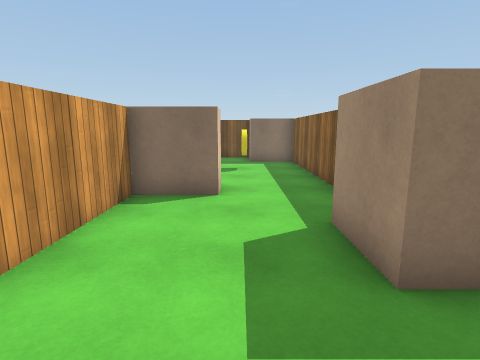
view 1 (above)

18 first-person views from a walk through a 3-D level made in the Unity game engine. The camera is 1.5 m above the floor, tilts 10° down and sees 80° across. The floor is counted in squares, 1 m on a side. Each view is taken from the middle of a square. On the plan, view 1 faces up. The plan holds only what a view shows up to about 14 squares ahead; the rest is blank. The player character is not drawn. Surface patterns are stand-ins for the level's own textures.

view 2
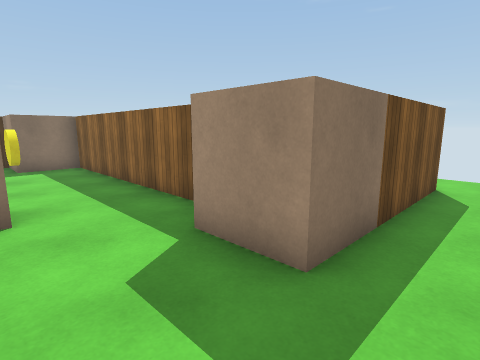

view 3
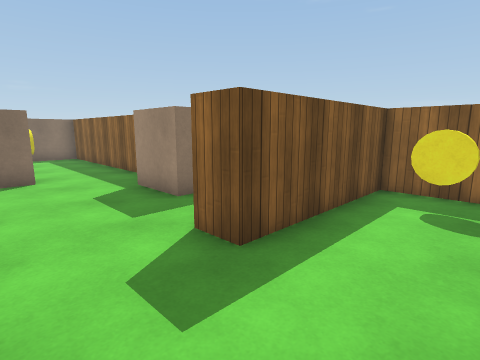

view 4
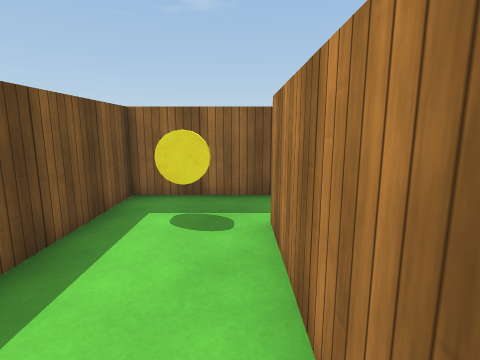

view 5
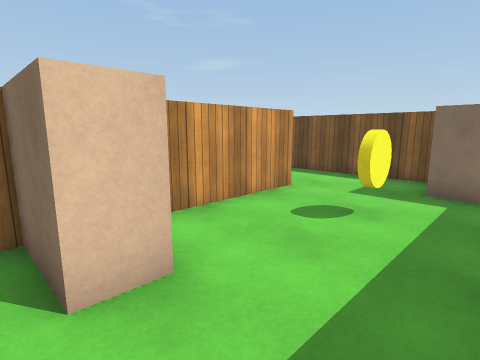

view 6
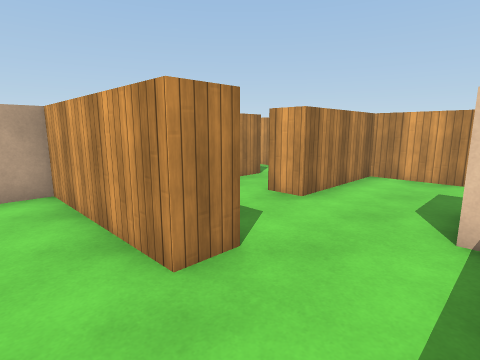

view 7
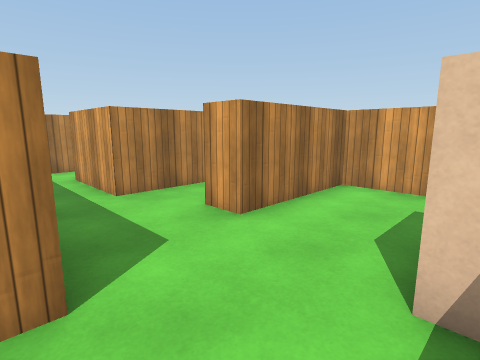

view 8
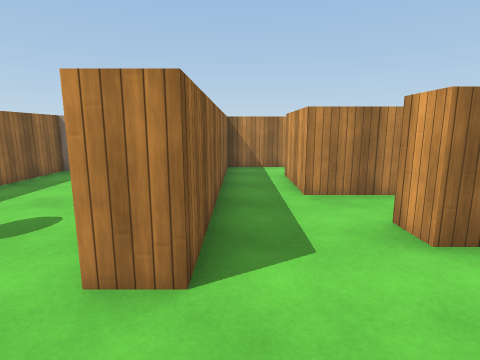

view 9
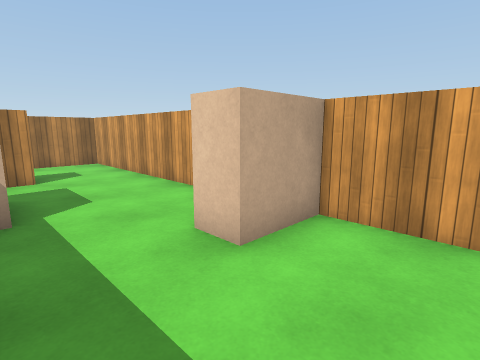

view 10
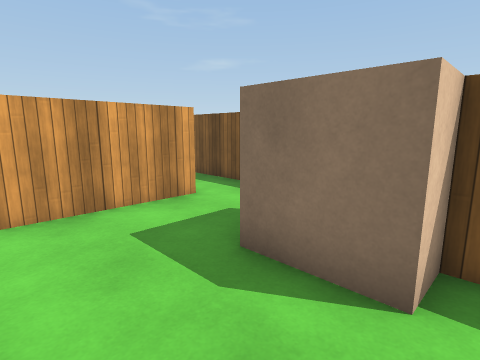

view 11
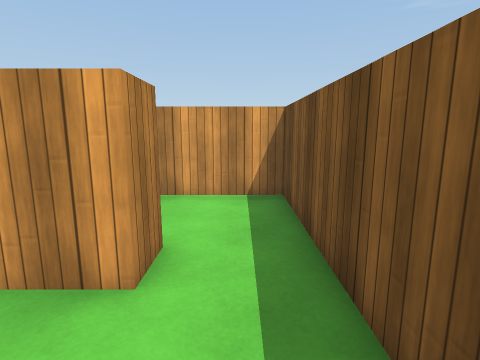

view 12
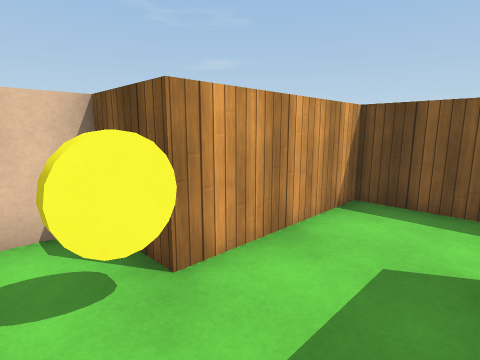

view 13
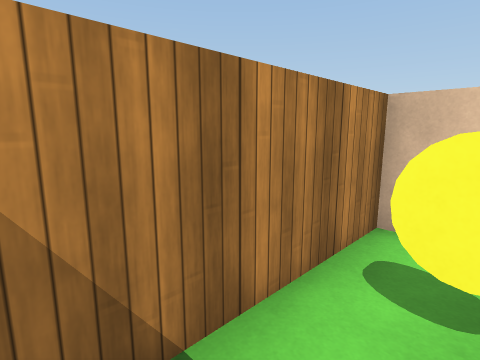

view 14
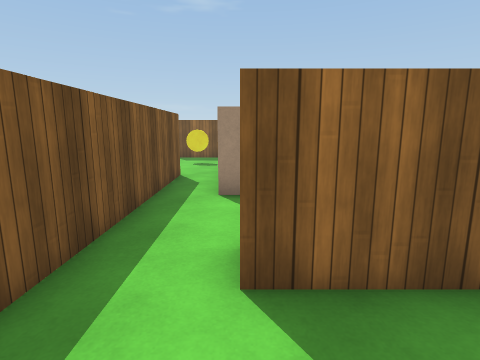

view 15
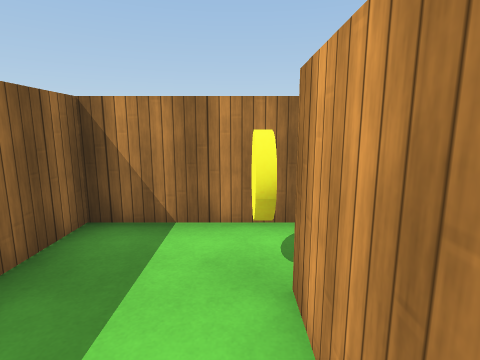

view 16
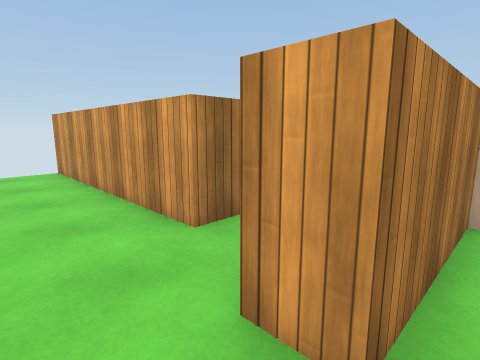

view 17
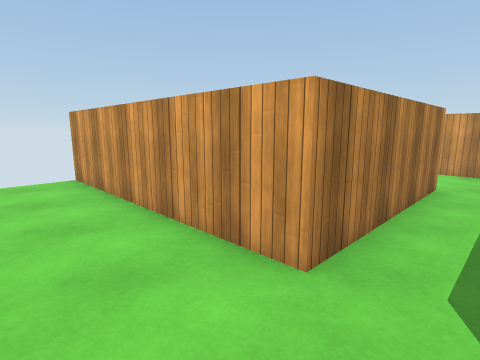

view 18
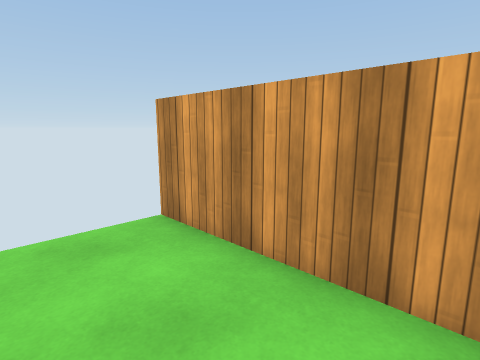

### Floor plan
Ten units are one square. View 1 is at (0, 0); x grows to the right and y downward. Boxes are objects, and circles mark ways between rooms. Rooms are numbered by the first view taken in them; rooms with no view inside come last. Other rooms are left out.
<svg viewBox="-180 -185 270 265">
<path fill="none" stroke="#000" d="M25 -45 25 -135M36 -35 46 -35M-61 -35 -35 -35 -35 -125 -25 -125 -25 35 35 35M-65 -85 -55 -85 -55 -55M75 -35 75 -25 35 -25M5 -155 -55 -155M55 38 55 5 5 5 5 -5 65 -5 65 75M-45 -180 -105 -180M-105 -160 -105 -115 -65 -115 -65 -105M-166 -115 -115 -115 -115 -160 -105 -160M-105 -180 -145 -180 -145 -135 -165 -135M46 -35 75 -35"/>
<rect x="-75" y="-165" width="20" height="20" fill="#bbb"><title>cube</title></rect>
<rect x="-25" y="-75" width="20" height="10" fill="#bbb"><title>block</title></rect>
<rect x="-5" y="-125" width="10" height="20" fill="#bbb"><title>other object</title></rect>
<rect x="5" y="-155" width="20" height="20" fill="#bbb"><title>cube</title></rect>
<rect x="15" y="-45" width="20" height="20" fill="#bbb"><title>cube</title></rect>
<rect x="35" y="15" width="10" height="10" fill="#bbb"><title>other object</title></rect>
<rect x="-175" y="-135" width="20" height="20" fill="#bbb"><title>block</title></rect>
<rect x="-155" y="-135" width="20" height="20" fill="#bbb"><title>other object</title></rect>
<circle cx="-110" cy="-165" r="3" fill="#2a7"/>
<circle cx="40" cy="-40" r="3" fill="#2a7"/>
<circle cx="85" cy="-30" r="3" fill="#2a7"/>
<text x="0" y="-60">1</text>
<text x="-140" y="-140">2</text>
<text x="60" y="-50">3</text>
</svg>
Room 1 opens to room 2. Room 1 opens to room 3.

Where each view was taken, in squares from view 1:
view 1: 0 up, 0 right, facing up
view 2: 1 up, 1 left, facing up-right
view 3: 3 down, 2 left, facing up-right
view 4: 3 down, 1 left, facing right
view 5: 6 up, 2 right, facing up-left
view 6: 15 up, 1 left, facing down-left
view 7: 15 up, 3 left, facing down-left
view 8: 15 up, 4 left, facing down
view 9: 10 up, 2 right, facing down-left
view 10: 12 up, 5 left, facing up-left
view 11: 17 up, 8 left, facing left
view 12: 12 up, 12 left, facing up-left
view 13: 13 up, 12 left, facing down-left
view 14: 16 up, 14 left, facing right
view 15: 16 up, 14 left, facing down
view 16: 4 up, 9 right, facing down-left
view 17: 2 up, 9 right, facing down-left
view 18: 3 down, 9 right, facing down-left
